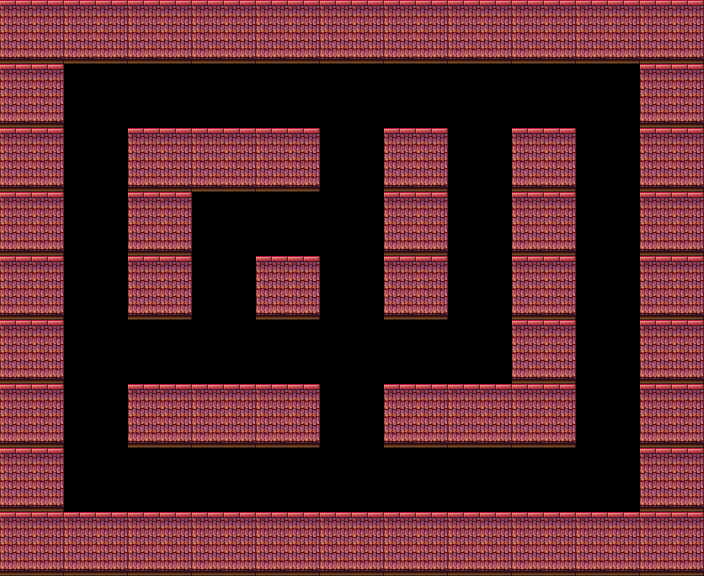

A level layout from a 2D game, rendered from its tile map. Below: a short description, then the map file with tile-grid data replaced by summaries:
An orthogonal 11x9 tile map with 64x64 px tiles, 1 tile layer (Logic), 1 hidden layer not drawn, 3 tilesets.

<map version="1.0" orientation="orthogonal" renderorder="right-down" width="11" height="9" tilewidth="64" tileheight="64" nextobjectid="1">
 <tileset firstgid="1" name="tilea3" tilewidth="64" tileheight="64">
  <image source="tilea3.png" width="512" height="256" />
 </tileset>
 <tileset firstgid="33" name="tilea45" tilewidth="64" tileheight="64">
  <image source="tilea45.png" width="512" height="384" />
 </tileset>
 <tileset firstgid="81" name="chibihikaru-tilea2" tilewidth="64" tileheight="64">
  <image source="chibihikaru-tilea2.png" width="512" height="384" />
 </tileset>
 <layer name="Calque de Tile 1" width="11" height="9" visible="0" opacity="0.88">
  <data>[99 cells, 99 non-empty, 3 distinct tile ids]</data>
 </layer>
 <layer name="Logic" width="11" height="9" opacity="0.94">
  <data>[99 cells, 55 non-empty, 1 distinct tile ids]</data>
 </layer>
</map>
